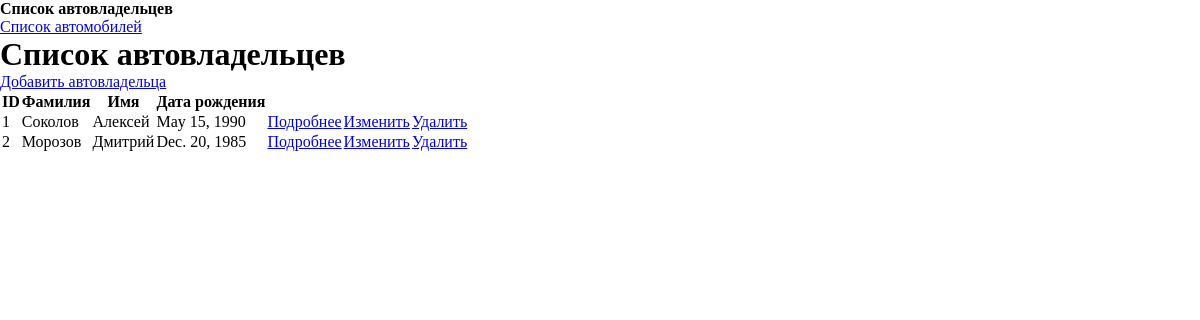
The page /owner/list/ on the database as committed earlier.
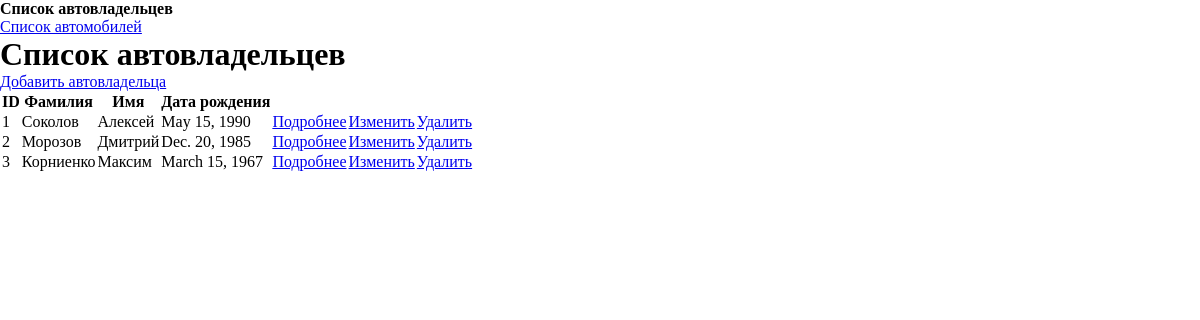
The same page on the database as committed later.
### project_first_app/models.py (models this page shows, shortened)
class Owner(models.Model):
    id_owner = models.AutoField(primary_key=True)
    first_name = models.CharField(max_length=30)
    last_name = models.CharField(max_length=30)
    birth_date = models.DateField(null=True, blank=True)
    cars = models.ManyToManyField('Car', through='Ownership')

### project_first_app/views.py (the view)
# urls.py: path('owner/list/', views.owners_list, name='owners_list'),
def owners_list(request):
    owners = Owner.objects.all()
    return render(request, 'owners/owners_list.html', {'owners': owners})

### templates/owners/owners_list.html (shortened to what this page needs)
{% load static %}
<!DOCTYPE html>
<html lang="ru">
<head>
    <link rel="stylesheet" href="{% static 'css/styles.css'%}" type="text/css">
</head>
<body>
    <div>
        <p><strong>Список автовладельцев</strong></p>
        <a href="{% url 'cars_list' %}">Список автомобилей</a>
    </div>
    <h1>Список автовладельцев</h1>
    <a href="{% url 'create_owner' %}">Добавить автовладельца</a>
    {% if owners %}
        <table>
            <thead>
                <tr>
                    <th>ID</th>
                    <th>Фамилия</th>
                    <th>Имя</th>
                    <th>Дата рождения</th>
                    <th></th>
                    <th></th>
                    <th></th>
                </tr>
            </thead>
            <tbody>
                {% for owner in owners %}
                <tr>
                    <td>{{ owner.id_owner }}</td>
                    <td>{{ owner.last_name }}</td>
                    <td>{{ owner.first_name }}</td>
                    <td>{{ owner.birth_date|default:"Не указана" }}</td>
                    <td>
                        <a href="{% url 'owner_detail' owner.id_owner %}">
                            Подробнее
                        </a>
                    </td>
                    <td>
                        <a href="{% url 'edit_owner' owner.id_owner %}">
                            Изменить
                        </a>
                    </td>
                    <td>
                        <a href="{% url 'delete_owner' owner.id_owner %}">
                            Удалить
                        </a>
                    </td>
                </tr>
                {% endfor %}
            </tbody>
        </table>
    {% else %}
        <p>Автовладельцы не найдены.</p>
    {% endif %}
</body>
</html>

Rows that differ between the two databases and show on the page:
added Owner: id_owner "3", last_name "Корниенко", first_name "Максим", birth_date "March 15, 1967"
